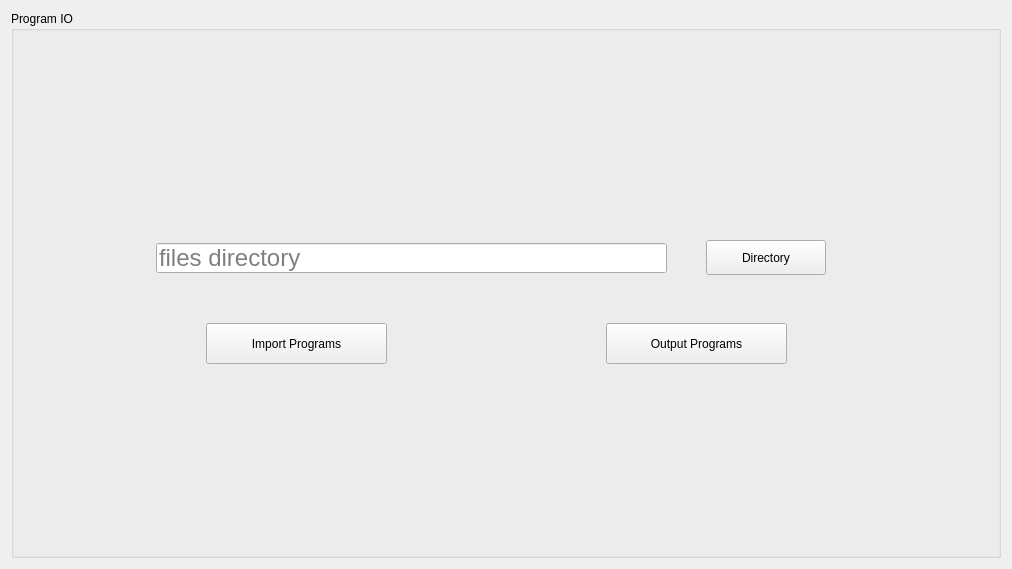
          <widget class="QWidget" name="page_4">
           <layout class="QGridLayout" name="gridLayout_13">
            <item row="0" column="0">
             <widget class="QGroupBox" name="groupBox_3">
              <property name="title">
               <string>Program IO</string>
              </property>
              <layout class="QGridLayout" name="gridLayout_20">
               <item row="0" column="1">
                <spacer name="verticalSpacer_32">
                 <property name="orientation">
                  <enum>Qt::Vertical</enum>
                 </property>
                 <property name="sizeHint" stdset="0">
                  <size>
                   <width>20</width>
                   <height>153</height>
                  </size>
                 </property>
                </spacer>
               </item>
               <item row="1" column="1" rowspan="2">
                <widget class="QWidget" name="widget" native="true">
                 <property name="minimumSize">
                  <size>
                   <width>800</width>
                   <height>200</height>
                  </size>
                 </property>
                 <widget class="QPushButton" name="pushButton_9">
                  <property name="geometry">
                   <rect>
                    <x>100</x>
                    <y>130</y>
                    <width>181</width>
                    <height>41</height>
                   </rect>
                  </property>
                  <property name="text">
                   <string>Import Programs</string>
                  </property>
                 </widget>
                 <widget class="QPushButton" name="pushButton_51">
                  <property name="geometry">
                   <rect>
                    <x>500</x>
                    <y>130</y>
                    <width>181</width>
                    <height>41</height>
                   </rect>
                  </property>
                  <property name="text">
                   <string>Output Programs</string>
                  </property>
                 </widget>
                 <widget class="QLineEdit" name="lineEdit_8">
                  <property name="geometry">
                   <rect>
                    <x>50</x>
                    <y>50</y>
                    <width>511</width>
                    <height>30</height>
                   </rect>
                  </property>
                  <property name="minimumSize">
                   <size>
                    <width>0</width>
                    <height>30</height>
                   </size>
                  </property>
                  <property name="font">
                   <font>
                    <family>Arial</family>
                    <pointsize>18</pointsize>
                   </font>
                  </property>
                  <property name="styleSheet">
                   <string notr="true"/>
                  </property>
                  <property name="frame">
                   <bool>true</bool>
                  </property>
                  <property name="readOnly">
                   <bool>true</bool>
                  </property>
                  <property name="placeholderText">
                   <string>files directory</string>
                  </property>
                 </widget>
                 <widget class="QPushButton" name="pushButton_52">
                  <property name="geometry">
                   <rect>
                    <x>600</x>
                    <y>47</y>
                    <width>120</width>
                    <height>35</height>
                   </rect>
                  </property>
                  <property name="minimumSize">
                   <size>
                    <width>120</width>
                    <height>35</height>
                   </size>
                  </property>
                  <property name="text">
                   <string>Directory</string>
                  </property>
                 </widget>
                </widget>
               </item>
               <item row="1" column="2">
                <spacer name="horizontalSpacer_27">
                 <property name="orientation">
                  <enum>Qt::Horizontal</enum>
                 </property>
                 <property name="sizeHint" stdset="0">
                  <size>
                   <width>83</width>
                   <height>20</height>
                  </size>
                 </property>
                </spacer>
               </item>
               <item row="2" column="0">
                <spacer name="horizontalSpacer_26">
                 <property name="orientation">
                  <enum>Qt::Horizontal</enum>
                 </property>
                 <property name="sizeHint" stdset="0">
                  <size>
                   <width>83</width>
                   <height>20</height>
                  </size>
                 </property>
                </spacer>
               </item>
               <item row="3" column="1">
                <spacer name="verticalSpacer_33">
                 <property name="orientation">
                  <enum>Qt::Vertical</enum>
                 </property>
                 <property name="sizeHint" stdset="0">
                  <size>
                   <width>20</width>
                   <height>153</height>
                  </size>
                 </property>
                </spacer>
               </item>
              </layout>
             </widget>
            </item>
           </layout>
          </widget>
